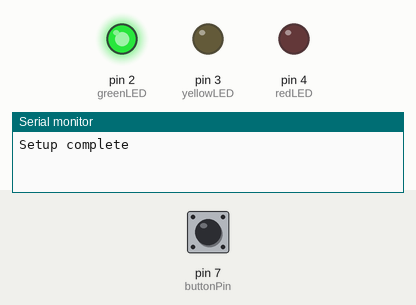
Simulated run of this sketch. Board: Arduino Uno, built with avr-gcc and run on an emulated ATmega328P. Shown: output pins drawn as LEDs (lit = HIGH), the last lines printed to the serial monitor. The inputs (shaded band) are chosen by the test bench; at power-on: pin 7 (buttonPin) HIGH.

Above: at 1.2 s.
1.3 s: pin 7 (buttonPin) pulled LOW for 0.15 s
At 2.5 s:
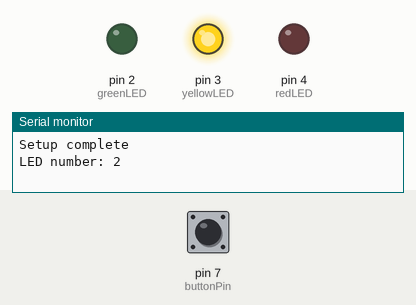
2.9 s: pin 7 (buttonPin) pulled LOW for 1 s
At 3.7 s:
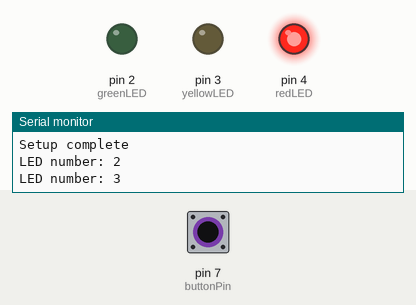
5.4 s: pin 7 (buttonPin) pulled LOW for 3.2 s
At 6.8 s:
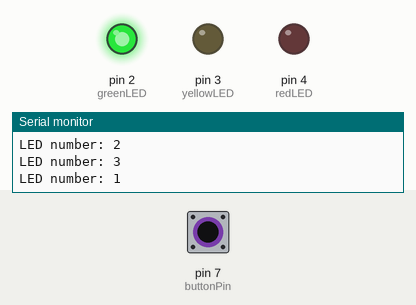
Timing chart, 0 to 8.4 s (numbered marks = the images above; inputs shaded):
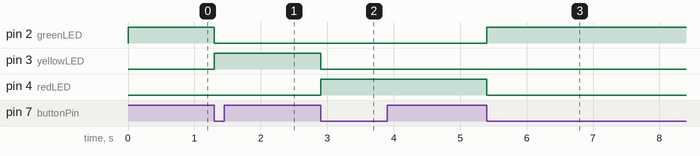

The sketch:

traffic_light.ino
```cpp
const int buttonPin = 7;
const int greenLED = 2;
const int yellowLED = 3;
const int redLED = 4;

int currentLED = 0;
bool buttonPressed = false;

void setup() {
  pinMode(buttonPin, INPUT_PULLUP);
  pinMode(greenLED, OUTPUT);
  pinMode(yellowLED, OUTPUT);
  pinMode(redLED, OUTPUT);

  Serial.begin(9600);
  Serial.println("Setup complete");

  currentLED = 0;
  updateLEDs();
}

void loop() {
  int reading = digitalRead(buttonPin);

  if (reading == LOW && !buttonPressed) {
    buttonPressed = true;
    currentLED = (currentLED + 1) % 3;      // Cycle through 0,1,2
    updateLEDs();
    Serial.print("LED number: ");
    Serial.println(currentLED + 1);
    delay(200);  // debounce delay
  }

  if (reading == HIGH) {
    buttonPressed = false;
  }
}

void updateLEDs() {
  digitalWrite(greenLED, currentLED == 0 ? HIGH : LOW);
  digitalWrite(yellowLED, currentLED == 1 ? HIGH : LOW);
  digitalWrite(redLED, currentLED == 2 ? HIGH : LOW);
}
```

Measured:
- after the input at 1.3 s, pin 2 (greenLED): HIGH → LOW at once; pin 3 (yellowLED): LOW → HIGH at once
- after the input at 2.9 s, pin 3 (yellowLED): HIGH → LOW at once; pin 4 (redLED): LOW → HIGH at once
- after the input at 5.4 s, pin 2 (greenLED): LOW → HIGH at once; pin 4 (redLED): HIGH → LOW at once
